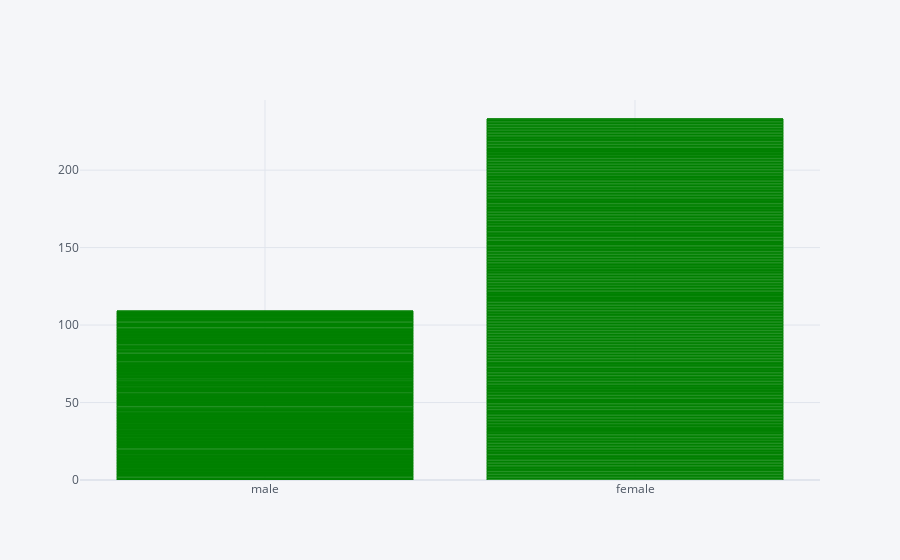

Notebook code for this chart:
### Code cell
df2.iplot(x='sex',y='survived',kind='bar',color='green')

### Figure 1 — Plotly figure (JSON) as saved in the notebook; plotly's stock layout.template omitted (floating-point values rounded to 4 significant figures; data arrays with more than 128 entries replaced by an {"elided": "..."} marker saying what was removed)
{"data": [{"marker": {"color": "rgba(0, 128, 0, 0.6)", "line": {"color": "rgba(0, 128, 0, 1.0)", "width": 1}}, "name": "survived", "orientation": "v", "text": "", "type": "bar", "x": {"elided": "891 str values"}, "y": {"elided": "891 int values"}}], "layout": {"legend": {"bgcolor": "#F5F6F9", "font": {"color": "#4D5663"}}, "paper_bgcolor": "#F5F6F9", "plot_bgcolor": "#F5F6F9", "title": {"font": {"color": "#4D5663"}}, "xaxis": {"gridcolor": "#E1E5ED", "showgrid": true, "tickfont": {"color": "#4D5663"}, "title": {"font": {"color": "#4D5663"}, "text": ""}, "zerolinecolor": "#E1E5ED"}, "yaxis": {"gridcolor": "#E1E5ED", "showgrid": true, "tickfont": {"color": "#4D5663"}, "title": {"font": {"color": "#4D5663"}, "text": ""}, "zerolinecolor": "#E1E5ED"}}}
